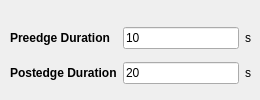
      <widget class="QWidget" name="tab_8">
       <attribute name="title">
        <string>Double Sine</string>
       </attribute>
       <widget class="QWidget" name="gridLayoutWidget_16">
        <property name="geometry">
         <rect>
          <x>10</x>
          <y>20</y>
          <width>241</width>
          <height>71</height>
         </rect>
        </property>
        <layout class="QGridLayout" name="gridLayout_17">
         <item row="0" column="0">
          <widget class="QLabel" name="label_88">
           <property name="font">
            <font>
             <weight>75</weight>
             <bold>true</bold>
            </font>
           </property>
           <property name="text">
            <string>Preedge Duration</string>
           </property>
          </widget>
         </item>
         <item row="0" column="1">
          <widget class="QLineEdit" name="edit_ds_pree_duration">
           <property name="text">
            <string>10</string>
           </property>
          </widget>
         </item>
         <item row="0" column="2">
          <widget class="QLabel" name="label_89">
           <property name="text">
            <string>s</string>
           </property>
          </widget>
         </item>
         <item row="1" column="0">
          <widget class="QLabel" name="label_90">
           <property name="font">
            <font>
             <weight>75</weight>
             <bold>true</bold>
            </font>
           </property>
           <property name="text">
            <string>Postedge Duration</string>
           </property>
          </widget>
         </item>
         <item row="1" column="1">
          <widget class="QLineEdit" name="edit_ds_poste_duration">
           <property name="text">
            <string>20</string>
           </property>
          </widget>
         </item>
         <item row="1" column="2">
          <widget class="QLabel" name="label_91">
           <property name="text">
            <string>s</string>
           </property>
          </widget>
         </item>
        </layout>
       </widget>
      </widget>
